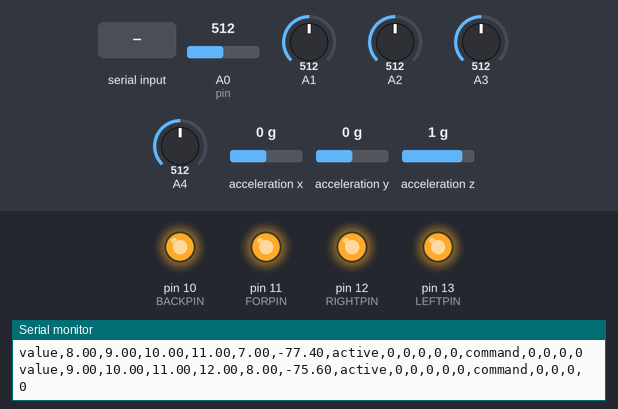
A sketch run on a simulated Arduino Uno, built with avr-gcc and run on an emulated ATmega328P. On the bench: output pins drawn as LEDs (lit = HIGH), the last lines printed to the serial monitor. Wiring (inferred from the names in the program): MPU-6050 motion sensor at I2C address 0x68. The inputs (shaded band) are chosen by the test bench; at power-on: acceleration x 0 g, A0 (pin) = 512, A1 = 512, A2 = 512, A3 = 512, A4 = 512, acceleration y 0 g, acceleration z 1 g. EEPROM starts erased.

Above: at 1.2 s.
1.3 s: "@@$" received over Serial
At 2.5 s:
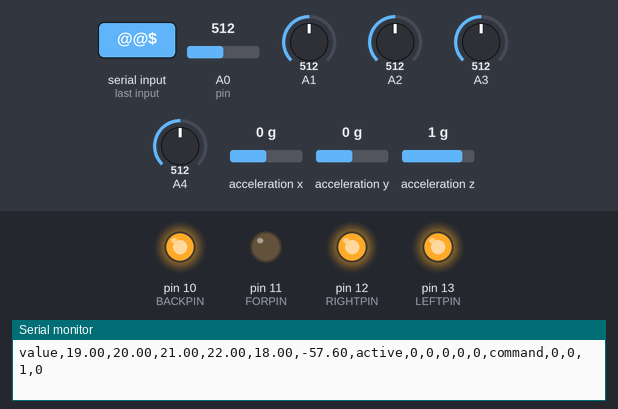
3.0 s: acceleration x set to 0.8 g
6.0 s: acceleration x set to 1.1 g
At 7.1 s:
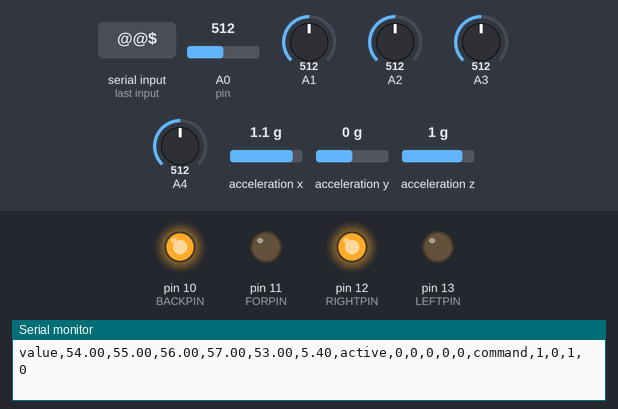
7.6 s: acceleration x set to -1.4 g
At 8.7 s:
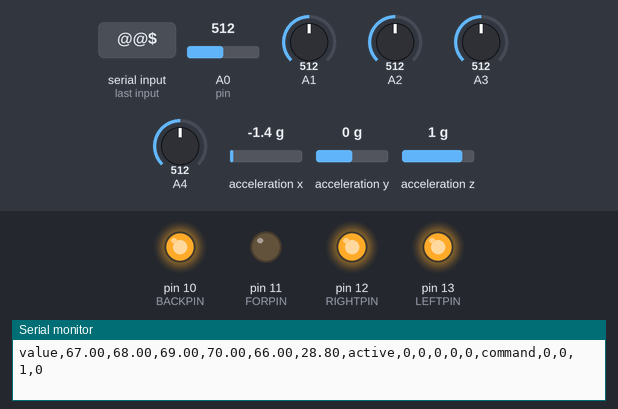
9.1 s: "##$" received over Serial
At 10.7 s:
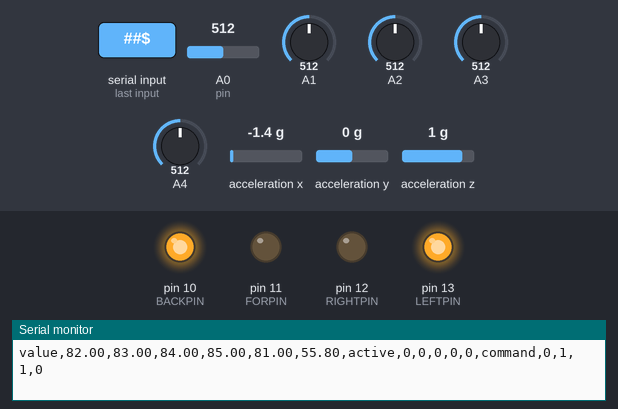
Timing chart, 0 to 12.2 s (numbered marks = the images above; inputs shaded):
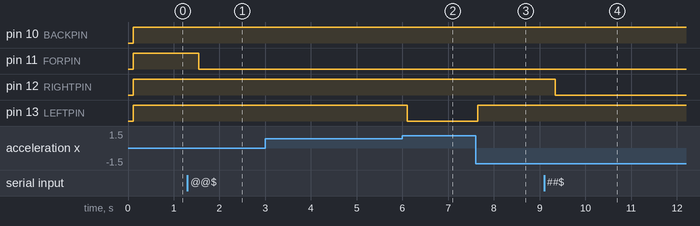

Measured:
- the behaviour switches between 0.9 and 1 g on acceleration x (found by bisection; images 1 and 2)
- after the input at 1.3 s, pin 11 (FORPIN): HIGH → LOW after 0.24 s
- after the input at 6.0 s, pin 13 (LEFTPIN): HIGH → LOW after 0.11 s
- after the input at 7.6 s, pin 13 (LEFTPIN): LOW → HIGH after 0.05 s
- after the input at 9.1 s, pin 12 (RIGHTPIN): HIGH → LOW after 0.24 s

The sketch:

ggc.ino
```cpp
// ggc.ino
// Gesture Glove Controller
// ECE 4012 - Spring 2015
// Jonathan Talbott, Dan Russell, Justin Denard, Brian Nemsick, Erin Hanson
#include <Wire.h>
#include "flexSensors.h"
#include <LiquidCrystal.h>
//#include <TimerOne.h>
#include <EEPROM.h>

//EEPROM Value Storage
// Address //     Variable        //
// 0       // flex0.threshold     //
// 1       // flex1.threshold     //
// 2       // flex2.threshold     //
// 3       // flex3.threshold     //
// 4       // flex4.threshold     //
// 5       // gyroLeftThreshold   //
// 6       // gyroRightThreshold  //
// 7       // forwardState[0]     //
// 8       // forwardState[1]     //
// 9       // forwardState[2]     //
// 10      // forwardState[3]     //
// 11      // forwardState[4]     //
// 12      // backwardState[0]    //
// 13      // backwardState[1]    //
// 14      // backwardState[2]    //
// 15      // backwardState[3]    //
// 16      // backwardState[4]    //

#define LEFTPIN 13
#define RIGHTPIN 12
#define FORPIN 11
#define BACKPIN 10
#define HIGHV 255
#define LOWV 0

using namespace std;

// Global Variables
flexSensors flex0(0,834,1004,EEPROM.read(0)); // Declare flex sensor
flexSensors flex1(1,922,1012,EEPROM.read(1));
flexSensors flex2(2,963,1010,EEPROM.read(2));
flexSensors flex3(3,874,999,EEPROM.read(3));
flexSensors flex4(4,842,1005,EEPROM.read(4));

/*  773-1004, 834
904-1012, 922
934-1010, 963
795-999, 874
768-1005, 842 */

const int MPU {0x68};  // I2C address of the MPU-6050
double gyroX {0.0};
int gyroLeftThreshold {EEPROM.read(5)};
int gyroRightThreshold {-EEPROM.read(6)};
int modeCount {0};
float debugGUI = 0;

boolean mode {1};
boolean left {0};
boolean right {0};
boolean forward {0};
boolean backward {0};
boolean forwardState[5] = {EEPROM.read(7),EEPROM.read(8),EEPROM.read(9),EEPROM.read(10),EEPROM.read(11)};
boolean backwardState[5] = {EEPROM.read(12),EEPROM.read(13),EEPROM.read(14),EEPROM.read(15),EEPROM.read(16)};
boolean flexState[5] = {0};

String processingOutput = "";

//Functions
void flexCheck();
void gyroCheck();
void processingSetup();
void processingCommand();
void PWMout();
void onOff();
void calibrationSetupLCD();
void gyroSetup();
void PWMSetup();
//LiquidCrystal lcd(8, 7, 4, 5, 1, 0);

void setup()
{
  Serial.begin(9600);
  //while(!Serial){;}

  gyroSetup();
  PWMSetup();

  //Timer1 Setup
//Timer1.initialize(10000);
//  Timer1.attachInterrupt(processingSetup);

  //calibrationSetupLCD();
  while(!Serial){;}

  for (int i = 0; i < 16; i++)
  {
    Serial.print(EEPROM.read(i));
    Serial.print(",");
  }
  Serial.println();

}

void loop()
{
 // Serial.println(EEPROM.read(0));
  flexCheck();
  gyroCheck();
  PWMout(); //Call "check" functions before this
  processingSetup();
  processingCommand();

  //Debugging and Demo - Call after all other functions
  //Serial.println(flexOutput + " " + gyroOutput); // For Serial Manager Output
  //Serial.println((mode) + "," + (modeCount));
  // processingSetup(); // Output for Processing
  //Serial.println((flex0.threshold));

}


void flexCheck()
{
  flex0.read();
  flex1.read();
  flex2.read();
  flex3.read();
  flex4.read();


  flexState[0] = flex0.active;
  flexState[1] = flex1.active;
  flexState[2] = flex2.active;
  flexState[3] = flex3.active;
  flexState[4] = flex4.active;

  // Check Flex Sensor Values
  for(int j = 0; j < 5; j++)
  {
    if (forwardState[j] == flexState[j])
    {
	  backward = 0;
          forward = 1;
    }
    else
    {
      forward = 0;
      break;
    }
  }

  if (forward != 1)
  {
	  for(int j = 0; j < 5; j++)
	  {
		if (backwardState[j] == flexState[j])
		{
		  backward = 1;
		}
		else
		{
		  backward = 0;
		  break;
		}
	  }
   }

   if (forward) {backward == 0;}
   if (backward) {forward == 0;}

}

void gyroCheck()
{
  long int sampleGyro {0};

  //100 Samples of Gyro
  for (int i = 0; i < 100; i++)
  {
    Wire.beginTransmission(0x68);
    Wire.write(0x3B);  // starting with register 0x3B (ACCEL_XOUT_H)
    Wire.endTransmission(false);
    Wire.requestFrom(0x68,2,true);  // request a total of 14 registers
    sampleGyro += Wire.read()<<8|Wire.read();  // 0x3B (ACCEL_XOUT_H) & 0x3C (ACCEL_XOUT_L)
  }

  gyroX = sampleGyro/100.0; //Take average value

  if (gyroX > 15000)
    gyroX = 150000;
  else if (gyroX < -15000)
    gyroX = -15000;

  //Normalize to degrees
    gyroX = gyroX/15000 * 90;

  if(gyroX > gyroLeftThreshold)
  {
    left = 1;
    right = 0;
  }
  else if(gyroX < gyroRightThreshold)
  {
    right = 1;
    left = 0;
  }
  else
  {
    left = 0;
    right = 0;
  }


}

void processingSetup()
{

/*  processingOutput = "value," + \
  String(flex0.value) + "," + \
  String(flex1.value) + "," + \
  String(flex2.value) + "," + \
  String(flex3.value) + "," + \
  String(flex4.value) + "," + \
  String(gyroX);

  processingOutput = processingOutput + ",active," + \
  String(flex0.active) + "," + \
  String(flex1.active) + "," + \
  String(flex2.active) + "," + \
  String(flex3.active) + "," + \
  String(flex4.active);

  processingOutput = processingOutput + ",command," + \
  String(left) + "," + \
  String(right) + "," +\
  String(forward) + "," +\
  String(backward) + ",";
  Serial.println(processingOutput); */

  processingOutput = "value," + \
  String(debugGUI+1) + "," + \
  String(debugGUI+2) + "," + \
  String(debugGUI+3) + "," + \
  String(debugGUI+4) + "," + \
  String(debugGUI) + "," + \
  String((debugGUI - 50)/50 * 90 );

  processingOutput = processingOutput + ",active," + \
  String(flex0.active) + "," + \
  String(flex1.active) + "," + \
  String(flex2.active) + "," + \
  String(flex3.active) + "," + \
  String(flex4.active);

  processingOutput = processingOutput + ",command," + \
  String(left) + "," + \
  String(right) + "," +\
  String(forward) + "," +\
  String(backward);
  Serial.println(processingOutput);

 debugGUI++;

 if(debugGUI > 100)
    debugGUI = 0;
}

void PWMout()
{

  if(backward)
  {
    analogWrite(BACKPIN,LOWV);
    analogWrite(FORPIN, HIGHV);
  }
  else if(forward)
  {
    analogWrite(FORPIN, LOWV);
    analogWrite(BACKPIN,HIGHV);
  }
  else
  {
    analogWrite(BACKPIN,HIGHV);
    analogWrite(FORPIN,HIGHV);
  }

  if(mode)
  {

    if(left)
    {
      analogWrite(LEFTPIN,LOWV);
      analogWrite(RIGHTPIN,HIGHV);
    }
    else if(right)
    {
      analogWrite(RIGHTPIN,LOWV);
      analogWrite(LEFTPIN,HIGHV);
    }
    else
    {
      analogWrite(RIGHTPIN,HIGHV);
      analogWrite(LEFTPIN,HIGHV);
    }

  }
  else
  {
    analogWrite(RIGHTPIN,HIGHV);
    analogWrite(LEFTPIN,HIGHV);
    analogWrite(FORPIN,HIGHV);
    analogWrite(BACKPIN,HIGHV);
  }
}

void onOff()
{
// Add on off code for the button here
}

void gyroSetup()
{
  //Gyro Setup
  Wire.begin();
  Wire.beginTransmission(0x68);
  Wire.write(0x6B);  // PWR_MGMT_1 register
  Wire.write(0);     // set to zero (wakes up the MPU-6050)
  Wire.endTransmission(true);
}

void PWMSetup()
{
  pinMode(LEFTPIN, OUTPUT);
  pinMode(RIGHTPIN, OUTPUT);
  pinMode(FORPIN, OUTPUT);
  pinMode(BACKPIN, OUTPUT);
}

void readEEPROMData()
{

}

void processingCommand()
{
  if(Serial.available() > 0)
  {
  String inputString = Serial.readStringUntil('$');

  if (inputString.length() > 0)
  {

  String checkStart = inputString.substring(0,2);

  if( checkStart == "!!") //Update Flex Values
  {
    String Flex0 = inputString.substring(2,4);
    String Flex1 = inputString.substring(4,6);
    String Flex2 = inputString.substring(6,8);
    String Flex3 = inputString.substring(8,10);
    String Flex4 = inputString.substring(10,12);

    EEPROM.write(0,Flex0.toInt());
    EEPROM.write(1,Flex1.toInt());
    EEPROM.write(2,Flex2.toInt());
    EEPROM.write(3,Flex3.toInt());
    EEPROM.write(4,Flex4.toInt());
    flex0.threshold = Flex0.toInt();
    flex1.threshold = Flex1.toInt();
    flex2.threshold = Flex2.toInt();
    flex3.threshold = Flex3.toInt();
    flex4.threshold = Flex4.toInt();

  }
  else if (checkStart == "##") //Update Gyro Values
  {
    String GyroLeft = inputString.substring(2,4);
    String GyroRight = inputString.substring(4,6);
    EEPROM.write(5,GyroLeft.toInt());
    EEPROM.write(6,GyroRight.toInt());
    gyroLeftThreshold = GyroLeft.toInt();
    gyroRightThreshold = -GyroRight.toInt();
  }
  else if (checkStart == "@@")
  {
    for (int i = 0; i < 5; i++)
    {
      forwardState[i] = inputString.substring(2 + i, 3 + i).toInt();
      EEPROM.write(i+7,forwardState[i]);
    }

    for (int i = 0; i < 5; i++)
    {
      backwardState[i] = inputString.substring(7 + i, 8 + i).toInt();
      EEPROM.write(i+12,backwardState[i]);
    }

  }


 }
  }

}
```

flexSensors.cpp
```cpp
#include "flexSensors.h"
#include "Arduino.h"

flexSensors::flexSensors()
{   //Default constructor
    pin = 0;
    rest = 0;
    value = 0;
    active = 0;
    minimum = 850;
    maximum = 1024;
    threshold = 80;
}

flexSensors::flexSensors(int _pin, int _minimum, int _maximum, int _threshold)
{
    // Constructor with arguments
    pin = _pin;
    rest = 0;
    value = 0;
    active = 0;
    minimum = _minimum;
    maximum = _maximum;
    threshold = _threshold;
}


void flexSensors::read()
{   // Read raw input value from analog pin
  long double x = 0;
  for(int i = 0; i<100; i++)
  {
    x += analogRead(pin); //This gets a small moving average
  }

  x /= 100;
  x = floor( abs((x - minimum)/(maximum-minimum))*100);

  if (x > 100)
    value = 100;
  else if (x < 0)
    value = 0;
  else
    value = x;

  //value = abs((x - minimum)/(maximum-minimum));

  if(threshold > rest)
  {
    if (value > (threshold)){active = 1;}
    else{active = 0;}
  }
  else
  {
    if(value < (threshold)){active = 1;}
    else{active = 0;}
  }

}

void flexSensors::display()
{
    int numDigits = value > 0 ? (int) log10 ((double) value) + 1 : 1;
    // Display output in Serial Monitor for debugging and determining the max and min bend values
    if(numDigits <= 3)
    {
      Serial.print(value);
    }
    else
    {
      Serial.print(999);
    }
}
```

flexSensors.h
```cpp
#pragma once
#include "Arduino.h"

using namespace std;

class flexSensors
{
public:
    flexSensors();  // Default Constructor
    flexSensors(int, int, int,int); // Constructor (pin, thresholds)
    void read();     // Read the raw sensor value
    void display(); // Display raw input value of sensor in Serial Manager
    int pin;    // Analog input pin 0-5
    int value;   // Raw value read from analog input pin (range: 0-1023)
    int threshold;    // Bend threshold value for flex sensor
    int rest;
    int minimum;
    int maximum;
    boolean active;
};
```
